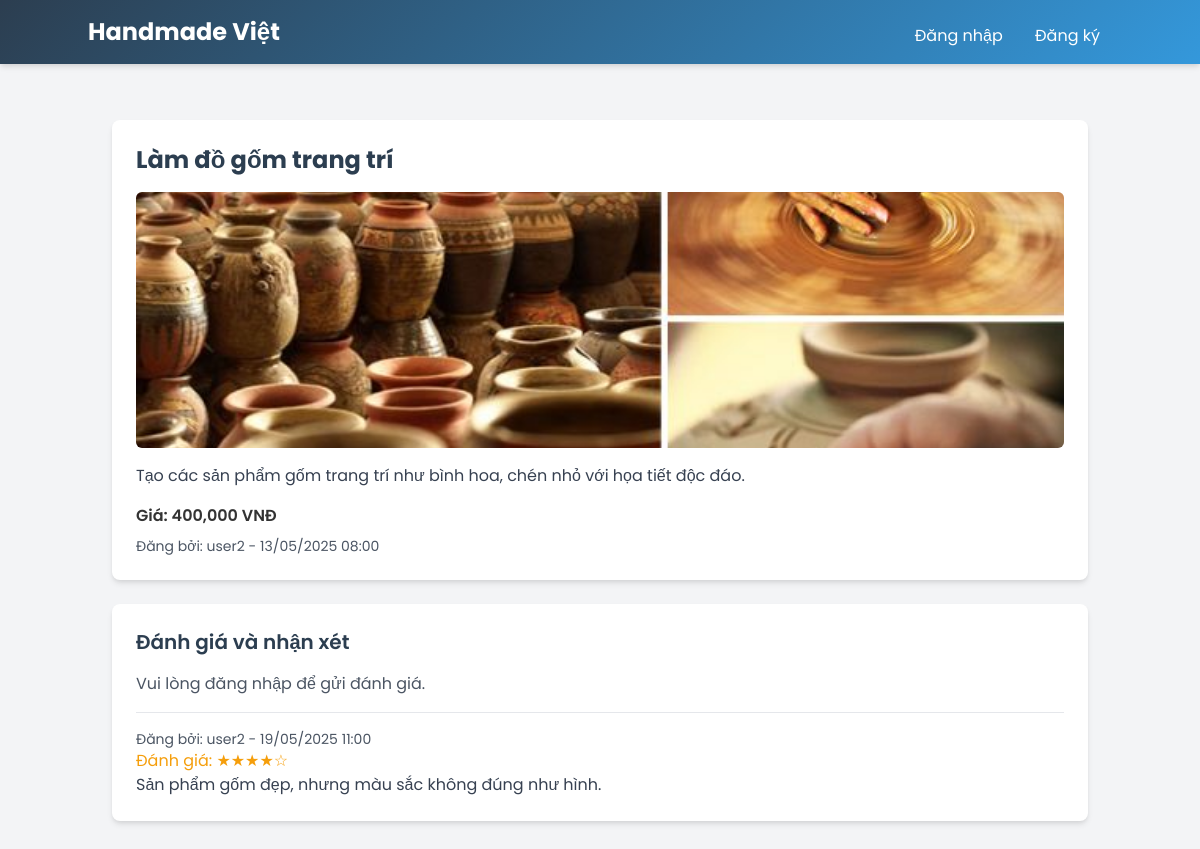
Page /service_detail.php?id=4 on the earlier database version.
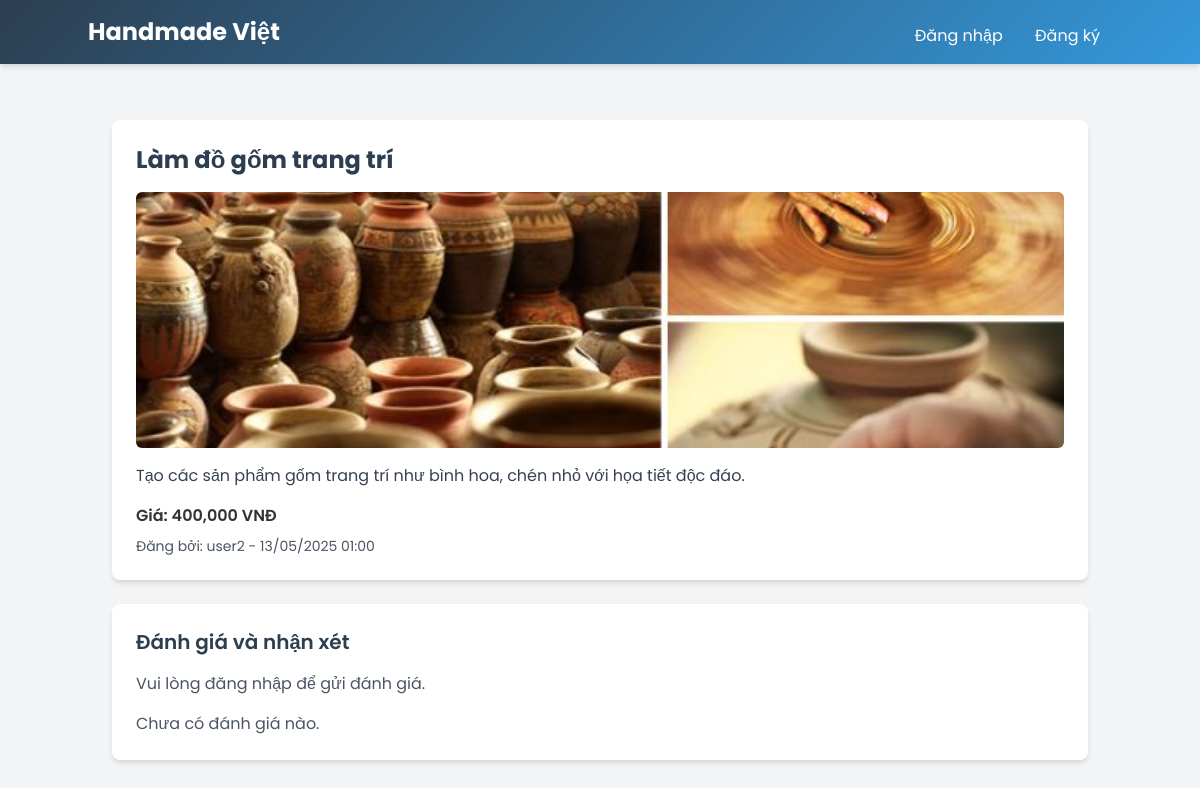
Same page on the later database version.
### tables this page shows
CREATE TABLE `services` (
  `id` int(11) NOT NULL,
  `user_id` int(11) NOT NULL,
  `title` varchar(255) NOT NULL,
  `description` text NOT NULL,
  `price` int(11) NOT NULL,
  `image` varchar(255) DEFAULT NULL,
  `created_at` timestamp NOT NULL DEFAULT current_timestamp(),
  `brand` varchar(100) DEFAULT NULL
);

CREATE TABLE `reviews` (
  `id` int(11) NOT NULL,
  `service_id` int(11) NOT NULL,
  `user_id` int(11) NOT NULL,
  `rating` int(11) NOT NULL CHECK (`rating` between 1 and 5),
  `comment` text NOT NULL,
  `created_at` timestamp NOT NULL DEFAULT current_timestamp()
);

CREATE TABLE `users` (
  `id` int(11) NOT NULL,
  `username` varchar(50) NOT NULL,
  `email` varchar(100) NOT NULL,
  `password` varchar(255) NOT NULL,
  `role` enum('user','admin') DEFAULT 'user',
  `created_at` timestamp NOT NULL DEFAULT current_timestamp()
);

### service_detail.php (the view, shortened to what the changed rows need)
<?php
require_once 'includes/db.php';
$service_id = (int)$_GET['id'];
$stmt = $pdo->prepare("SELECT s.*, u.username FROM services s JOIN users u ON s.user_id = u.id WHERE s.id = ?");
$stmt->execute([$service_id]);
$service = $stmt->fetch();
$reviews_stmt = $pdo->prepare("SELECT r.*, u.username FROM reviews r JOIN users u ON r.user_id = u.id WHERE r.service_id = ? ORDER BY r.created_at DESC");
$reviews_stmt->execute([$service_id]);
$reviews = $reviews_stmt->fetchAll();
?>
<!DOCTYPE html>
<html lang="vi">
<head>
    <link href="https://cdn.jsdelivr.net/npm/tailwindcss@2.2.19/dist/tailwind.min.css" rel="stylesheet">
    <link rel="stylesheet" href="styles.css">
</head>
<body class="bg-gray-100">
    <header class="bg-teal-600 text-white p-4 shadow-md">
        <div class="container mx-auto flex justify-between items-center">
            <h1 class="text-2xl font-bold"><a href="index.php">Handmade Việt</a></h1>
        </div>
    </header>
    <main class="container mx-auto p-6">
        <div class="bg-white p-6 rounded-lg shadow-md">
            <h2 class="text-2xl font-bold text-teal-700 mb-4"><?= htmlspecialchars($service['title']) ?></h2>
            <?php if ($service['image']): ?>
                <img src="uploads/<?= htmlspecialchars($service['image']) ?>" alt="<?= htmlspecialchars($service['title']) ?>" class="w-full h-64 object-cover rounded-md mb-4">
            <?php else: ?>
                <img src="https://via.placeholder.com/300x200?text=Không+có+hình+ảnh" alt="No Image" class="w-full h-64 object-cover rounded-md mb-4">
            <?php endif; ?>
            <p class="text-gray-700 mb-4"><?= nl2br(htmlspecialchars($service['description'])) ?></p>
            <p class="text-teal-600 font-semibold mb-2">Giá: <?= number_format($service['price']) ?> VNĐ</p>
            <p class="text-gray-600 text-sm">Đăng bởi: <?= htmlspecialchars($service['username']) ?> - <?= date('d/m/Y H:i', strtotime($service['created_at'])) ?></p>
        </div>
        <div class="bg-white p-6 rounded-lg shadow-md mt-6">
            <h3 class="text-xl font-semibold text-teal-700 mb-4">Đánh giá và nhận xét</h3>
            <?php if (isset($_SESSION['user_id'])): ?>
                <form method="post" class="mb-6">
                    <div class="mb-4">
                        <label class="block text-gray-700">Đánh giá (1-5 sao):</label>
                        <select name="rating" class="p-2 border rounded-md focus:outline-none focus:ring-2 focus:ring-teal-500">
                            <option value="1">1 sao</option>
                            <option value="2">2 sao</option>
                            <option value="3">3 sao</option>
                            <option value="4">4 sao</option>
                            <option value="5">5 sao</option>
                        </select>
                    </div>
                    <div class="mb-4">
                        <label class="block text-gray-700">Nhận xét:</label>
                        <textarea name="comment" rows="3" class="w-full p-2 border rounded-md focus:outline-none focus:ring-2 focus:ring-teal-500"></textarea>
                    </div>
                    <button type="submit" class="bg-teal-600 text-white px-4 py-2 rounded-md hover:bg-teal-700">Gửi đánh giá</button>
                </form>
            <?php else: ?>
                <p class="text-gray-600 mb-4">Vui lòng <a href="login.php" class="text-teal-600 hover:underline">đăng nhập</a> để gửi đánh giá.</p>
            <?php endif; ?>
            <?php if (!empty($reviews)): ?>
                <div class="space-y-4">
                    <?php foreach ($reviews as $review): ?>
                        <div class="border-t pt-4">
                            <p class="text-gray-600 text-sm">Đăng bởi: <?= htmlspecialchars($review['username']) ?> - <?= date('d/m/Y H:i', strtotime($review['created_at'])) ?></p>
                            <p class="text-yellow-500">Đánh giá: <?= str_repeat('★', $review['rating']) . str_repeat('☆', 5 - $review['rating']) ?></p>
                            <p class="text-gray-700"><?= nl2br(htmlspecialchars($review['comment'])) ?></p>
                        </div>
                    <?php endforeach; ?>
                </div>
            <?php else: ?>
                <p class="text-gray-600">Chưa có đánh giá nào.</p>
            <?php endif; ?>
        </div>
    </main>
</body>
</html>

Differences in the rows shown:
removed reviews: user.username "user2", created_at "19/05/2025 11:00", rating "★★★★", rating "☆", comment "Sản phẩm gốm đẹp, nhưng màu sắc không đúng như hình."
changed services "Làm đồ gốm trang trí": created_at "13/05/2025 08:00" → "13/05/2025 01:00"
Other differences:
text now shown: "Chưa có đánh giá nào."
